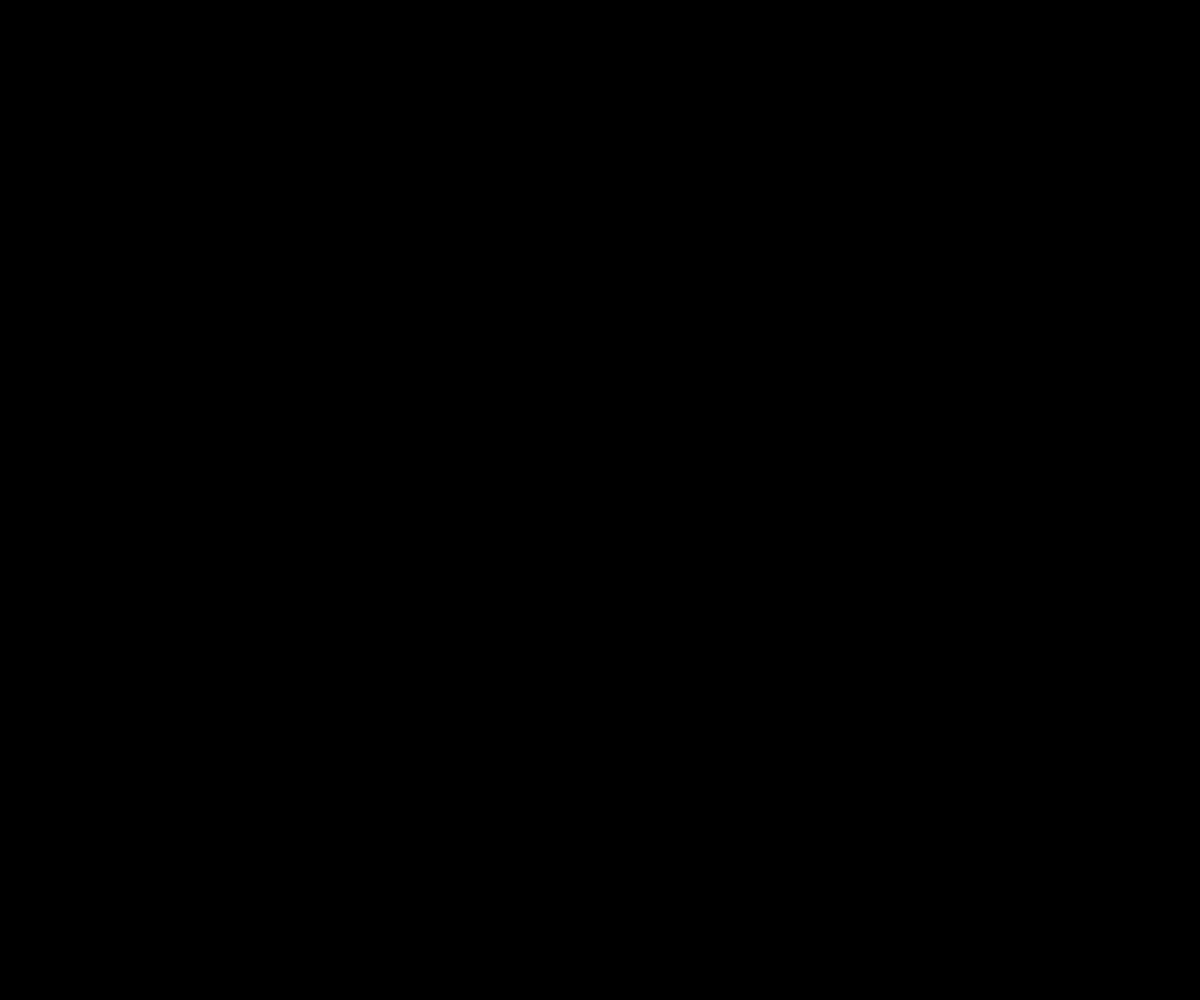
Frame 1 (no input)
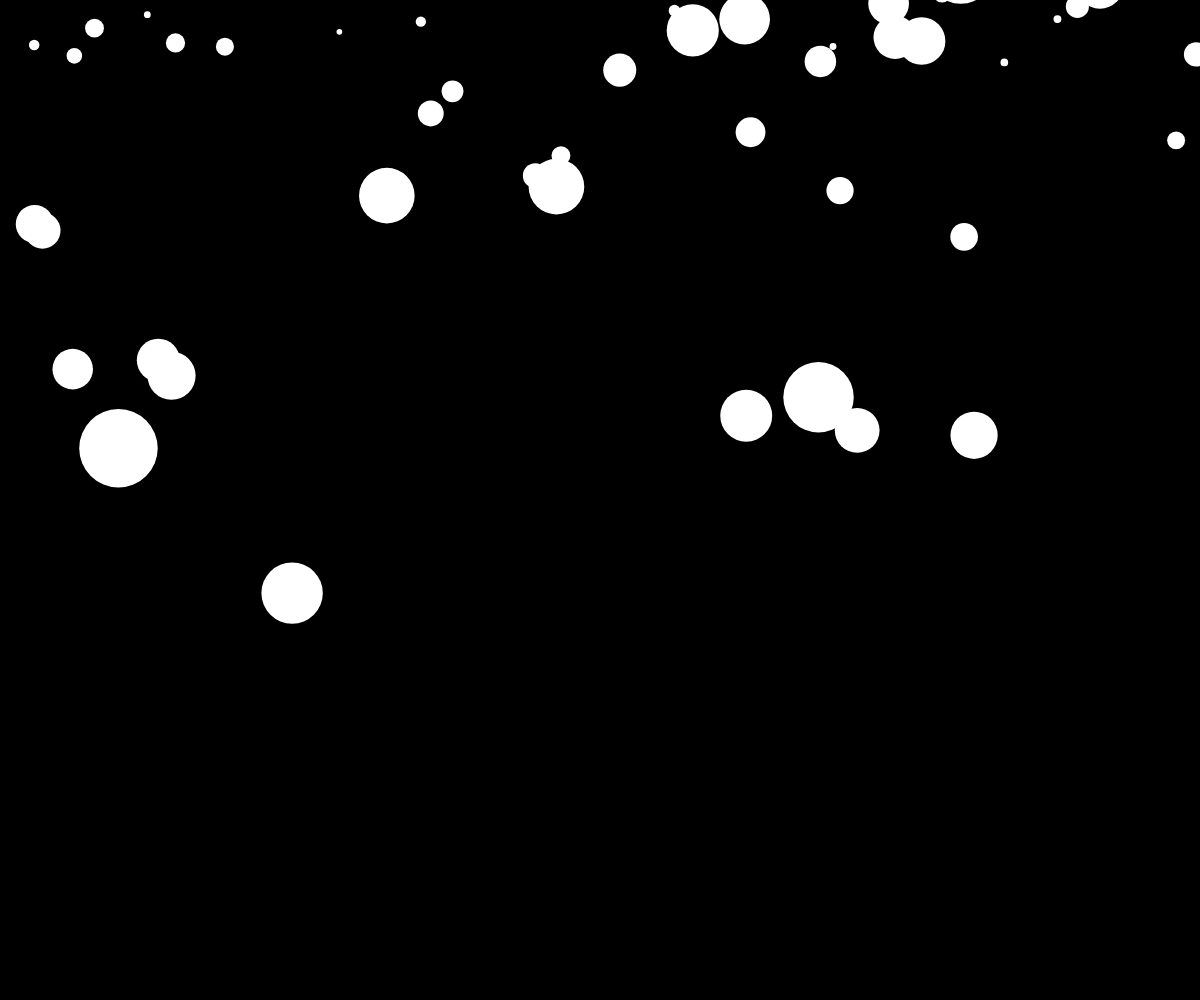
Frame 60 (no input)
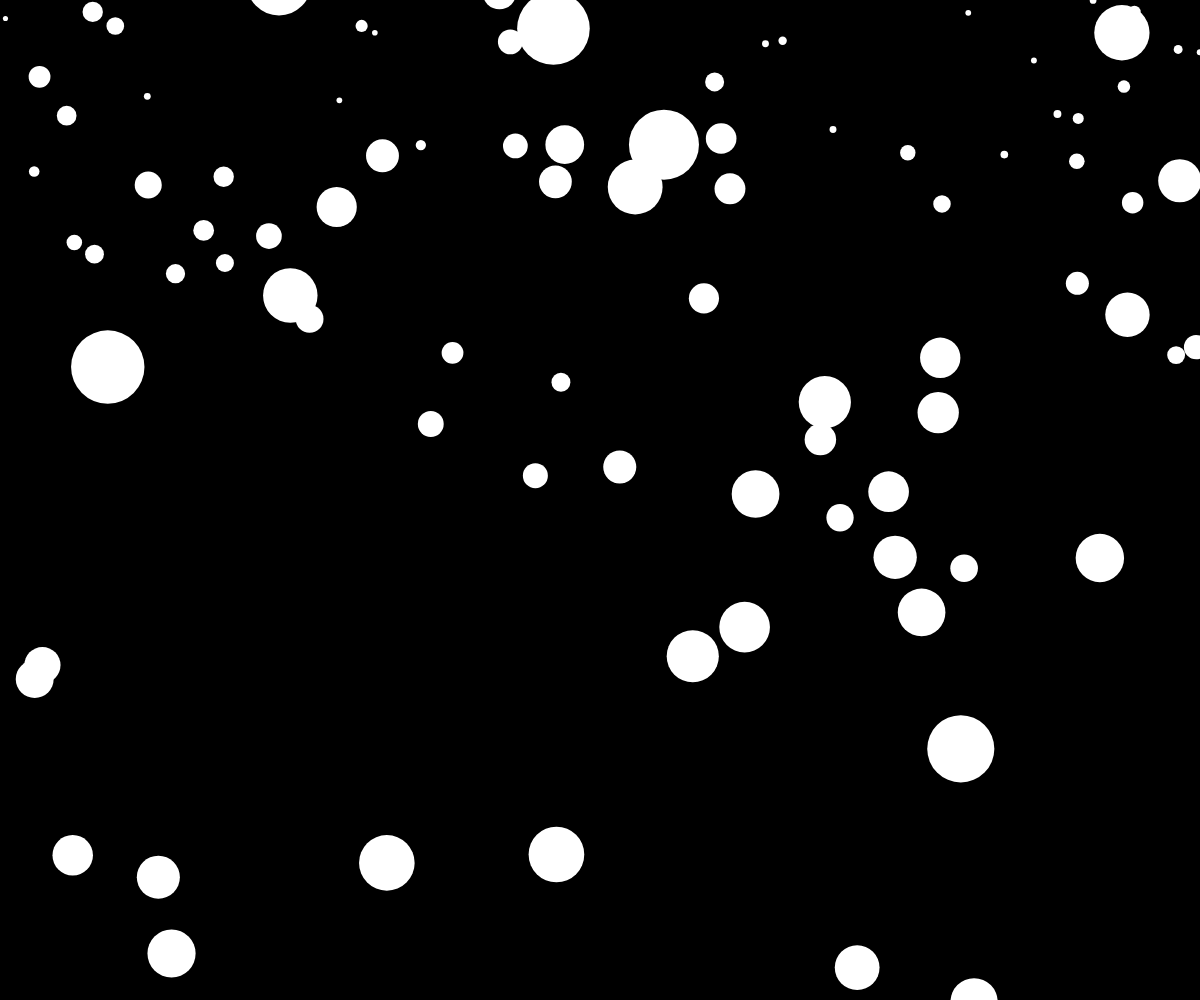
Frame 120 (the mouse pressed at the canvas centre since frame 60)

The p5.js sketch that drew these frames (run headless with seeded random() and noise() and a simulated clock; from frame 60 on, the mouse is pressed at the canvas centre):

// p5.js sketch
// ── sketch.js
let snow = [];
let gravity; // To control the speed of the snowflake

// Used to create canvas
function setup() {
  createCanvas(windowWidth, windowHeight);
  gravity = createVector(0, 0.03);
}

// We are drawing snowflake in this function
function draw() {
  background(0); // Black background
  snow.push(new Snowflake()); // making new snowflakes on canvas

  // applying gravity and force on every snowflake
  for (flake of snow) {
    flake.applyForce(gravity);
    flake.update();
    flake.render();
  }

  // If snowflake has reached the end of the screen, then take them out
  for (let i = snow.length; i >= 0; i--) {
    if (flake.offScreen()) {
      snow.splice(i, 1);
    }
  }
}

// ── snowflake.js
// making random sized snowflakes
function getRandomSize() {
  let r = randomGaussian() * 36;
  return abs(r);
}

// Making snowflake object with velocity, position and acceleration
class Snowflake {
  constructor(sx, sy) {
    let x = sx || random(width);
    let y = sy || random(-100, -10);
    this.pos = createVector(x, y);
    this.vel = createVector(0, 0);
    this.acc = createVector();
    this.r = getRandomSize();
  }

  applyForce(force) {
    let f = force.copy();
    f.mult(this.r);
    this.acc.add(f);
  }

  update() {
    this.vel.add(this.acc);
    this.vel.limit(this.r * 0.2);
    this.pos.add(this.vel);
    this.acc.mult(0);
  }

  render() {
    stroke(255);
    strokeWeight(this.r);
    point(this.pos.x, this.pos.y);
  }

  offScreen() {
    return (this.pos.y > height + this.r);
  }
}
